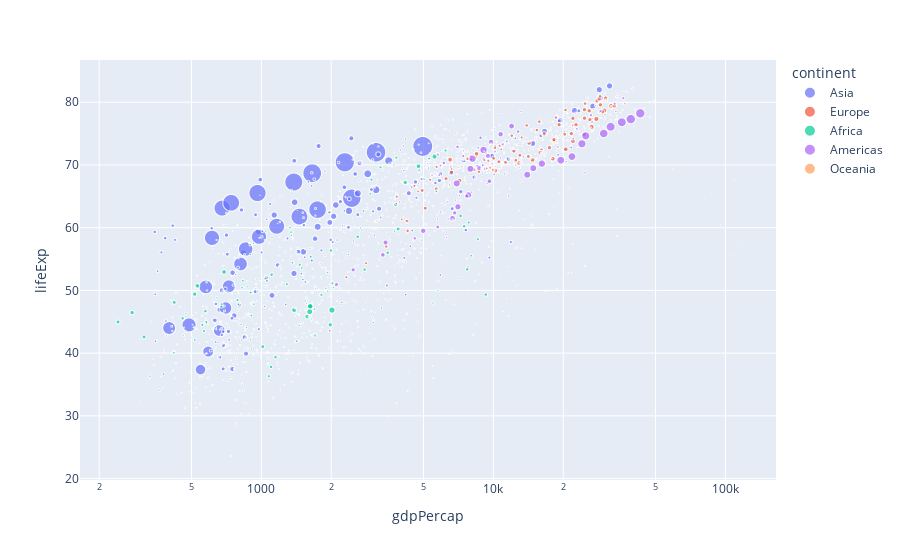

The cell this chart's notebook holds for it:
### Code cell
px.scatter(
    data,
    x='gdpPercap',
    y='lifeExp',
    size='pop',
    color='continent',
    log_x=True
)

### Figure 1 — Plotly figure (JSON) as saved in the notebook; plotly's stock layout.template omitted (floating-point values rounded to 4 significant figures; data arrays with more than 128 entries replaced by an {"elided": "..."} marker saying what was removed)
{"data": [{"hovertemplate": "continent=Asia<br>gdpPercap=%{x}<br>lifeExp=%{y}<br>pop=%{marker.size}<extra></extra>", "legendgroup": "Asia", "marker": {"color": "#636efa", "size": {"elided": "396 int values"}, "sizemode": "area", "sizeref": 3297000.0, "symbol": "circle"}, "mode": "markers", "name": "Asia", "showlegend": true, "type": "scattergl", "x": {"elided": "396 float values"}, "xaxis": "x", "y": {"elided": "396 float values"}, "yaxis": "y"}, {"hovertemplate": "continent=Europe<br>gdpPercap=%{x}<br>lifeExp=%{y}<br>pop=%{marker.size}<extra></extra>", "legendgroup": "Europe", "marker": {"color": "#EF553B", "size": {"elided": "360 int values"}, "sizemode": "area", "sizeref": 3297000.0, "symbol": "circle"}, "mode": "markers", "name": "Europe", "showlegend": true, "type": "scattergl", "x": {"elided": "360 float values"}, "xaxis": "x", "y": {"elided": "360 float values"}, "yaxis": "y"}, {"hovertemplate": "continent=Africa<br>gdpPercap=%{x}<br>lifeExp=%{y}<br>pop=%{marker.size}<extra></extra>", "legendgroup": "Africa", "marker": {"color": "#00cc96", "size": {"elided": "624 int values"}, "sizemode": "area", "sizeref": 3297000.0, "symbol": "circle"}, "mode": "markers", "name": "Africa", "showlegend": true, "type": "scattergl", "x": {"elided": "624 float values"}, "xaxis": "x", "y": {"elided": "624 float values"}, "yaxis": "y"}, {"hovertemplate": "continent=Americas<br>gdpPercap=%{x}<br>lifeExp=%{y}<br>pop=%{marker.size}<extra></extra>", "legendgroup": "Americas", "marker": {"color": "#ab63fa", "size": {"elided": "300 int values"}, "sizemode": "area", "sizeref": 3297000.0, "symbol": "circle"}, "mode": "markers", "name": "Americas", "showlegend": true, "type": "scattergl", "x": {"elided": "300 float values"}, "xaxis": "x", "y": {"elided": "300 float values"}, "yaxis": "y"}, {"hovertemplate": "continent=Oceania<br>gdpPercap=%{x}<br>lifeExp=%{y}<br>pop=%{marker.size}<extra></extra>", "legendgroup": "Oceania", "marker": {"color": "#FFA15A", "size": [8691212, 9712569, 10794968, 11872264, 13177000, 14074100, 15184200, 16257249, 17481977, 18565243, 19546792, 20434176, 1994794, 2229407, 2488550, 2728150, 2929100, 3164900, 3210650, 3317166, 3437674, 3676187, 3908037, 4115771], "sizemode": "area", "sizeref": 3297000.0, "symbol": "circle"}, "mode": "markers", "name": "Oceania", "showlegend": true, "type": "scattergl", "x": [10040.0, 10950.0, 12220.0, 14530.0, 16790.0, 18330.0, 19480.0, 21890.0, 23420.0, 27000.0, 30690.0, 34440.0, 10560.0, 12250.0, 13180.0, 14460.0, 16050.0, 16230.0, 17630.0, 19010.0, 18360.0, 21050.0, 23190.0, 25190.0], "xaxis": "x", "y": [69.12, 70.33, 70.93, 71.1, 71.93, 73.49, 74.74, 76.32, 77.56, 78.83, 80.37, 81.23, 69.39, 70.26, 71.24, 71.52, 71.89, 72.22, 73.84, 74.32, 76.33, 77.55, 79.11, 80.2], "yaxis": "y"}], "layout": {"legend": {"itemsizing": "constant", "title": {"text": "continent"}, "tracegroupgap": 0}, "margin": {"t": 60}, "xaxis": {"anchor": "y", "domain": [0, 1], "title": {"text": "gdpPercap"}, "type": "log"}, "yaxis": {"anchor": "x", "domain": [0, 1], "title": {"text": "lifeExp"}}}}
